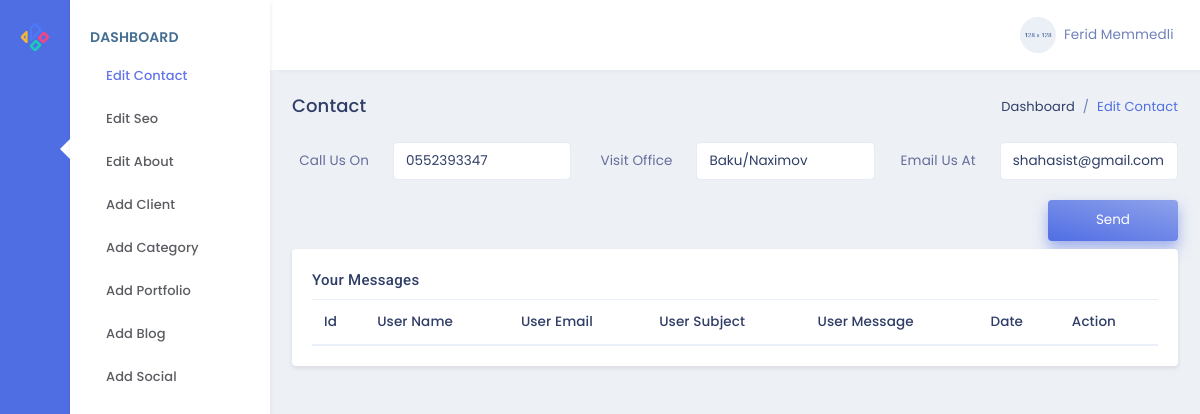
Page /admin/ (signed in) on the earlier database version.
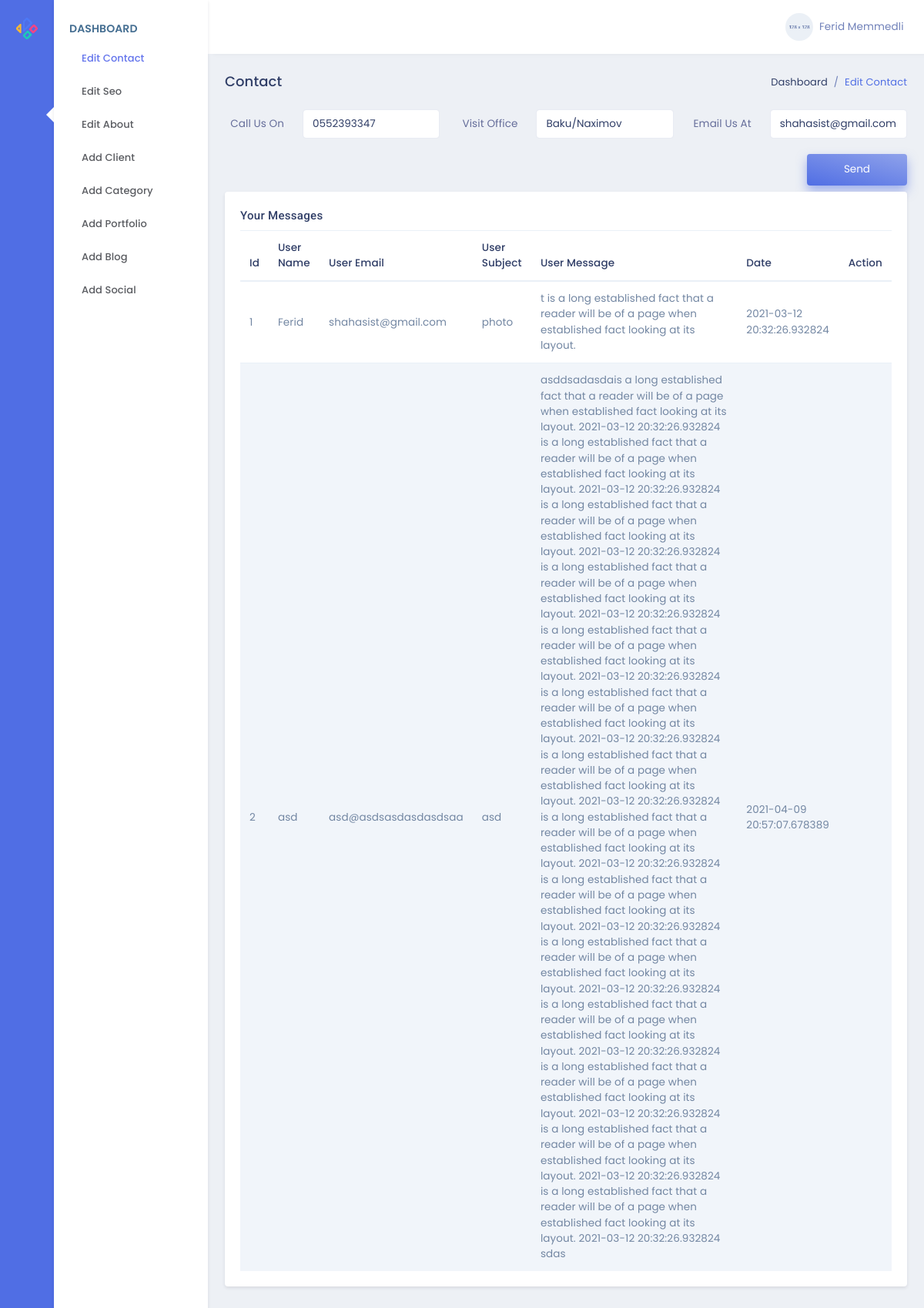
Same page on the later database version.
### models.py (models this page shows)
class Contact(db.Model):
    id = db.Column(db.Integer, primary_key=True)
    elaqe = db.Column(db.String(100),nullable=False)
    unvan = db.Column(db.String(100),nullable=False)
    email = db.Column(db.String(100),nullable=False)

class Form(db.Model):
    id = db.Column(db.Integer, primary_key=True)
    userName = db.Column(db.String(50),nullable=False)
    userEmail = db.Column(db.String(50),nullable=False)
    userSubject = db.Column(db.String(100),nullable=False)
    userMessage = db.Column(db.Text,nullable=False)
    userDate = db.Column(db.DateTime,default=datetime.now())

### admin/routes.py (the view, shortened to what this page needs)
@admin.route('/',methods=['GET','POST'])
def adminPage():
    if not current_user.is_authenticated:
        return redirect('/auth')
    form=Form.query.all()
    contact=Contact.query.all()
    if Contact.query.get(1):
        bos=True
    else:
        bos=False
    return render_template('admin/index.html',form=form,contact=contact,bos=bos)

### models.py (called while the page is built)
@login_manager.user_loader
def load_user(user_id):
    return User.query.get(user_id)

### admin/templates/admin/index.html (shortened to what the changed rows need)
{% extends "admin/layout.html" %}
{% block contentAdmin %}
<form action="{{url_for('admin.adminPage')}}" method="POST" class="row">
    <div class="col-4">
        <div class="form-group row">
            <div class="col-8">
                {% if bos %}
                {% for i in contact %}
                    <input class="form-control" name="elaqe" value="{{i.elaqe}}" type="text" id="example-text-input" required>
                {% endfor %}
                {% else %}
                    <input class="form-control" name="elaqe" value="Contact" type="text" id="example-text-input" required>
                {% endif %}
            </div>
        </div>
    </div>
    <div class="col-4">
        <div class="form-group row">
            <div class="col-8">
                {% if bos %}
                {% for i in contact %}
                    <input class="form-control" name="unvan" value='{{i.unvan}}' type="text" id="example-text-input1" required>
                {% endfor %}
                {% else %}
                    <input class="form-control" name="unvan" value='Adress' type="text" id="example-text-input1" required>
                {% endif %}
            </div>
        </div>
    </div>
    <div class="col-4">
        <div class="form-group row">
            <div class="col-8">
                {% if bos %}
                {% for i in contact %}
                <input class="form-control" name="email" value="{{i.email}}" type="email" id="example-text-input2" required>
                {% endfor %}
                {% else %}
                <input class="form-control" name="email" value="Email" type="email" id="example-text-input2" required>
                {% endif %}
            </div>
        </div>
    </div>
</form>
<div class="row">
    <div class="col-lg-12">
        <div class="card">
            <div class="card-body">
                <div class="table-responsive">
                    <table class="table table-striped mb-0">
                        <thead>
                            <tr>
                                <th>Id</th>
                                <th>User Name</th>
                                <th>User Email</th>
                                <th>User Subject</th>
                                <th>User Message</th>
                                <th>Date</th>
                                <th>Action</th>
                            </tr>
                        </thead>
                        <tbody>
                            {% for form in form %}
                            <tr>
                                <td>{{form.id}}</td>
                                <td>{{form.userName}}</td>
                                <td>{{form.userEmail}}</td>
                                <td>{{form.userSubject}}</td>
                                <td>{{form.userMessage}}</td>
                                <td>{{form.userDate}}</td>
                                <td>
                                    <a href="/admin/deleteform/{{form.id}}"><i
                                            class="fas fa-trash-alt text-danger font-16"></i></a>
                                </td>
                            </tr>
                            {% endfor %}
                        </tbody>
                    </table>
                </div>
            </div>
        </div>
    </div>
</div>
{% endblock %}

Differences in the rows shown:
added Form: id "1", userName "Ferid", userEmail "shahasist@gmail.com", userSubject "photo", userMessage "t is a long established fact that a reader will be of a page when established fact looking at its layout.", userDate "2021-03-12 20:32:26.932824"
added Form: id "2", userName "asd", userEmail "asd@asdsasdasdasdsaa", userSubject "asd", userMessage "asddsadasdais a long established fact that a reader will be of a page when established fact looking at its layout. 2021-03-12 20:32:26.932824 is a long established fact that a reader will be of a page when established fact looking at its layout. 2021-03-12 20:32:26.932824 is a long established fact that a reader will be of a page when established fact looking at its layout. 2021-03-12 20:32:26.932824 is a long established fact that a reader will be of a page when established fact looking at its layout. 2021-03-12 20:32:26.932824 is a long established fact that a reader will be of a page when established fact looking at its layout. 2021-03-12 20:32:26.932824 is a long established fact that a…", userDate "2021-04-09 20:57:07.678389"
